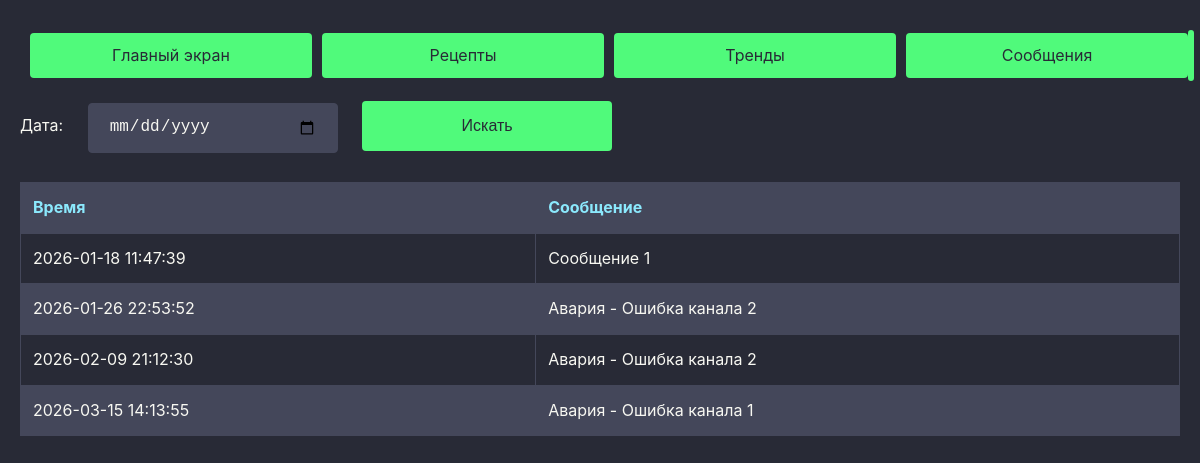
Screenshot of /message/ with the database file from the repository.
### vars/models.py (models this page shows, shortened)
class Message(models.Model):
    id_message = models.IntegerField(null=True, blank=True)
    message = models.CharField(max_length=50)
    timestamp = models.DateTimeField()
    class Meta:
        indexes = [
            models.Index(fields=['timestamp'])
        ]
    def __str__(self):
        return f"{self.message} @ {self.timestamp}"

### vars/views.py (the view, shortened to what this page needs)
# urls.py: path('message/', views.message, name='message'),
def message(request):
    date_str = request.GET.get('start_date')
    messages = Message.objects.all()
    context = {
        'messages': messages,
        'selected_date': date_str,
        'has_data': len(messages) > 0  # флаг наличия данных
    }
    print(messages)
    template = loader.get_template('vars/message.html')
    return HttpResponse(template.render(context, request))

### vars/templates/vars/message.html (shortened to what this page needs)
{% extends "base.html" %}
{% load static %}
{% block content %}
<link rel="stylesheet" href="{% static 'vars/css/dracula.css' %}">
<form method="get" action="{% url 'message' %}">
    <label for="start_date">Дата:</label>
    <input type="date" class="btn" name="start_date" value="{{ request.GET.start_date }}">
    <button type="submit" class="input">Искать</button>
</form>
    {% if has_data %}
        <table class="message-table">
        <thead>
            <tr>
            <th>Время</th>
            <th>Сообщение</th>
            </tr>
        </thead>
        <tbody>
            {% for message in messages %}
            <tr>
            <td>{{ message.timestamp|date:"Y-m-d H:i:s" }}</td>
            <td>{{ message.message }}</td>
            </tr>
            {% endfor %}
        </tbody>
        </table>
    {% else %}
        <div class="no-data">
            <p>Нет данный за выбранный период</p>
        </div>
    {% endif %}
{% endblock %}

### vars/static/vars/css/dracula.css (style rules this page uses)
:root { --dracula-background: #282a36; --dracula-current-line: #44475a; --dracula-selection: #44475a; --dracula-foreground: #f8f8f2; --dracula-comment: #6272a4; --dracula-cyan: #8be9fd; --dracula-green: #50fa7b; --dracula-orange: #ffb86c; --dracula-pink: #ff79c6; --dracula-purple: #bd93f9; --dracula-red: #ff5555; --dracula-yellow: #f1fa8c; --table_width: 600px; }
body { background-color: var(--dracula-background); color: var(--dracula-foreground); font-family: -apple-system, BlinkMacSystemFont, "Segoe UI", Roboto, "Helvetica Neue", Arial, "Noto Sans", sans-serif; margin: 0; padding: 20px; line-height: 1.6; }
button, a.btn, a.btn_show, a.btn_edit,a.btn_delete { background-color: var(--dracula-green); color: var(--dracula-background); border: none; padding: 10px 16px; border-radius: 4px; cursor: pointer; font-size: 1rem; transition: background-color 0.3s, transform 0.1s; width: 250px; height: 50px; }
label { flex-shrink: 0; margin-bottom: 0; }
input[type="date"], button { margin-top: 10px; margin-left: 20px; height: 50px; padding: 12px 20px; font-size: 1rem; line-height: 1.2; }
input { background-color: var(--dracula-current-line); color: var(--dracula-foreground); border: 1px solid var(--dracula-selection); padding: 10px; border-radius: 4px; width: 250px; height: 50px; box-sizing: border-box; font-size: 1rem; margin-bottom: 10px; transition: border-color 0.3s; }
table { width: 100%; border-collapse: collapse; margin: 1.2em 0; }
table th, table td { border: 1px solid var(--dracula-selection); padding: 12px; text-align: left; }
table th { background-color: var(--dracula-current-line); color: var(--dracula-cyan); }
table tr:nth-child(even) { background-color: var(--dracula-selection); }

### rows the page displays
Message: timestamp "2026-01-18 11:47:39", message "Сообщение 1"
Message: timestamp "2026-01-26 22:53:52", message "Авария - Ошибка канала 2"
Message: timestamp "2026-02-09 21:12:30", message "Авария - Ошибка канала 2"
Message: timestamp "2026-03-15 14:13:55", message "Авария - Ошибка канала 1"
